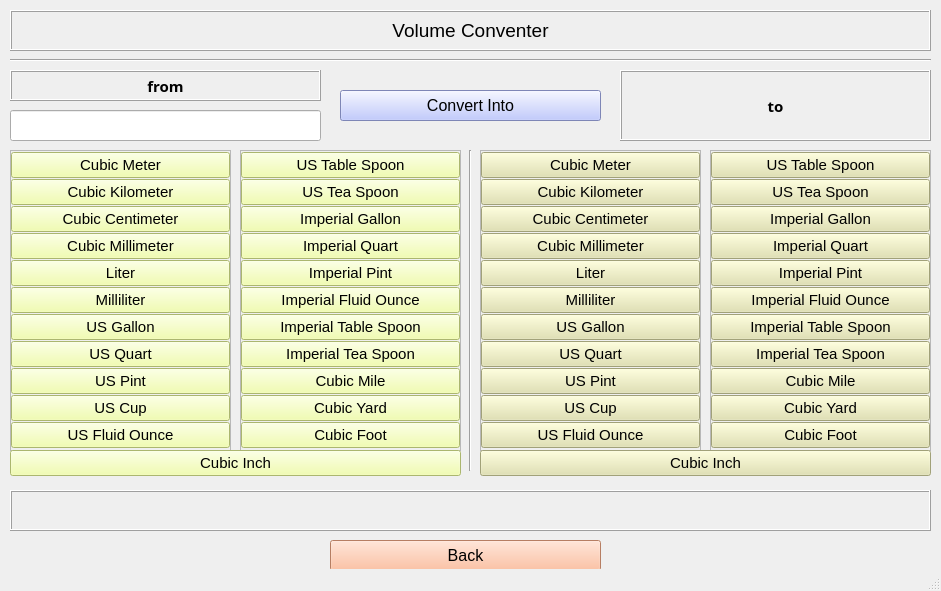
<?xml version="1.0" encoding="UTF-8"?>
<ui version="4.0">
 <class>Volume_window</class>
 <widget class="QMainWindow" name="Volume_window">
  <property name="geometry">
   <rect>
    <x>0</x>
    <y>0</y>
    <width>941</width>
    <height>591</height>
   </rect>
  </property>
  <property name="windowTitle">
   <string>MainWindow</string>
  </property>
  <widget class="QWidget" name="centralwidget">
   <widget class="QLabel" name="volume_label">
    <property name="geometry">
     <rect>
      <x>10</x>
      <y>10</y>
      <width>921</width>
      <height>41</height>
     </rect>
    </property>
    <property name="font">
     <font>
      <pointsize>14</pointsize>
     </font>
    </property>
    <property name="frameShape">
     <enum>QFrame::Box</enum>
    </property>
    <property name="frameShadow">
     <enum>QFrame::Raised</enum>
    </property>
    <property name="text">
     <string>Volume Conventer</string>
    </property>
    <property name="alignment">
     <set>Qt::AlignCenter</set>
    </property>
   </widget>
   <widget class="QLabel" name="from_label">
    <property name="geometry">
     <rect>
      <x>10</x>
      <y>70</y>
      <width>311</width>
      <height>31</height>
     </rect>
    </property>
    <property name="font">
     <font>
      <family>Microsoft Tai Le</family>
      <pointsize>11</pointsize>
      <weight>75</weight>
      <bold>true</bold>
     </font>
    </property>
    <property name="frameShape">
     <enum>QFrame::Box</enum>
    </property>
    <property name="frameShadow">
     <enum>QFrame::Raised</enum>
    </property>
    <property name="text">
     <string>from</string>
    </property>
    <property name="alignment">
     <set>Qt::AlignCenter</set>
    </property>
    <property name="wordWrap">
     <bool>true</bool>
    </property>
   </widget>
   <widget class="QLabel" name="to_label">
    <property name="geometry">
     <rect>
      <x>620</x>
      <y>70</y>
      <width>311</width>
      <height>71</height>
     </rect>
    </property>
    <property name="font">
     <font>
      <family>Microsoft Tai Le</family>
      <pointsize>11</pointsize>
      <weight>75</weight>
      <bold>true</bold>
     </font>
    </property>
    <property name="frameShape">
     <enum>QFrame::Box</enum>
    </property>
    <property name="frameShadow">
     <enum>QFrame::Raised</enum>
    </property>
    <property name="text">
     <string>to</string>
    </property>
    <property name="alignment">
     <set>Qt::AlignCenter</set>
    </property>
    <property name="wordWrap">
     <bool>true</bool>
    </property>
   </widget>
   <widget class="QPushButton" name="convert_button">
    <property name="geometry">
     <rect>
      <x>340</x>
      <y>90</y>
      <width>261</width>
      <height>31</height>
     </rect>
    </property>
    <property name="font">
     <font>
      <pointsize>12</pointsize>
     </font>
    </property>
    <property name="styleSheet">
     <string notr="true">background-color: rgb(176, 187, 255);</string>
    </property>
    <property name="text">
     <string>Convert Into</string>
    </property>
   </widget>
   <widget class="Line" name="line_1">
    <property name="geometry">
     <rect>
      <x>10</x>
      <y>50</y>
      <width>921</width>
      <height>21</height>
     </rect>
    </property>
    <property name="orientation">
     <enum>Qt::Horizontal</enum>
    </property>
   </widget>
   <widget class="Line" name="line_2">
    <property name="geometry">
     <rect>
      <x>460</x>
      <y>150</y>
      <width>20</width>
      <height>321</height>
     </rect>
    </property>
    <property name="orientation">
     <enum>Qt::Vertical</enum>
    </property>
   </widget>
   <widget class="QLineEdit" name="value_line">
    <property name="geometry">
     <rect>
      <x>10</x>
      <y>110</y>
      <width>311</width>
      <height>31</height>
     </rect>
    </property>
    <property name="font">
     <font>
      <pointsize>11</pointsize>
     </font>
    </property>
    <property name="alignment">
     <set>Qt::AlignCenter</set>
    </property>
   </widget>
   <widget class="QLabel" name="answer_label">
    <property name="geometry">
     <rect>
      <x>10</x>
      <y>490</y>
      <width>921</width>
      <height>41</height>
     </rect>
    </property>
    <property name="font">
     <font>
      <pointsize>11</pointsize>
     </font>
    </property>
    <property name="frameShape">
     <enum>QFrame::Box</enum>
    </property>
    <property name="frameShadow">
     <enum>QFrame::Raised</enum>
    </property>
    <property name="text">
     <string/>
    </property>
    <property name="alignment">
     <set>Qt::AlignCenter</set>
    </property>
    <property name="wordWrap">
     <bool>true</bool>
    </property>
   </widget>
   <widget class="QPushButton" name="back_button">
    <property name="geometry">
     <rect>
      <x>330</x>
      <y>540</y>
      <width>271</width>
      <height>31</height>
     </rect>
    </property>
    <property name="font">
     <font>
      <pointsize>12</pointsize>
     </font>
    </property>
    <property name="styleSheet">
     <string notr="true">background-color: rgb(255, 177, 138);</string>
    </property>
    <property name="text">
     <string>Back</string>
    </property>
   </widget>
   <widget class="QFrame" name="frame_1">
    <property name="geometry">
     <rect>
      <x>10</x>
      <y>150</y>
      <width>221</width>
      <height>301</height>
     </rect>
    </property>
    <property name="frameShape">
     <enum>QFrame::StyledPanel</enum>
    </property>
    <property name="frameShadow">
     <enum>QFrame::Raised</enum>
    </property>
    <layout class="QVBoxLayout" name="verticalLayout">
     <property name="spacing">
      <number>0</number>
     </property>
     <property name="leftMargin">
      <number>0</number>
     </property>
     <property name="topMargin">
      <number>0</number>
     </property>
     <property name="rightMargin">
      <number>0</number>
     </property>
     <property name="bottomMargin">
      <number>0</number>
     </property>
     <item>
      <widget class="QPushButton" name="meter_button">
       <property name="font">
        <font>
         <pointsize>11</pointsize>
        </font>
       </property>
       <property name="styleSheet">
        <string notr="true">background-color: rgb(239, 255, 155);</string>
       </property>
       <property name="text">
        <string>Cubic Meter</string>
       </property>
      </widget>
     </item>
     <item>
      <widget class="QPushButton" name="km_button">
       <property name="font">
        <font>
         <pointsize>11</pointsize>
        </font>
       </property>
       <property name="styleSheet">
        <string notr="true">background-color: rgb(239, 255, 155);</string>
       </property>
       <property name="text">
        <string>Cubic Kilometer</string>
       </property>
      </widget>
     </item>
     <item>
      <widget class="QPushButton" name="cm_button">
       <property name="font">
        <font>
         <pointsize>11</pointsize>
        </font>
       </property>
       <property name="styleSheet">
        <string notr="true">background-color: rgb(239, 255, 155);</string>
       </property>
       <property name="text">
        <string>Cubic Centimeter</string>
       </property>
      </widget>
     </item>
     <item>
      <widget class="QPushButton" name="mili_button">
       <property name="font">
        <font>
         <pointsize>11</pointsize>
        </font>
       </property>
       <property name="styleSheet">
        <string notr="true">background-color: rgb(239, 255, 155);</string>
       </property>
       <property name="text">
        <string>Cubic Millimeter</string>
       </property>
      </widget>
     </item>
     <item>
      <widget class="QPushButton" name="liter_button">
       <property name="font">
        <font>
         <pointsize>11</pointsize>
        </font>
       </property>
       <property name="styleSheet">
        <string notr="true">background-color: rgb(239, 255, 155);</string>
       </property>
       <property name="text">
        <string>Liter</string>
       </property>
      </widget>
     </item>
     <item>
      <widget class="QPushButton" name="ml_button">
       <property name="font">
        <font>
         <pointsize>11</pointsize>
        </font>
       </property>
       <property name="styleSheet">
        <string notr="true">background-color: rgb(239, 255, 155);</string>
       </property>
       <property name="text">
        <string>Milliliter</string>
       </property>
      </widget>
     </item>
     <item>
      <widget class="QPushButton" name="gallon_button">
       <property name="font">
        <font>
         <pointsize>11</pointsize>
        </font>
       </property>
       <property name="styleSheet">
        <string notr="true">background-color: rgb(239, 255, 155);</string>
       </property>
       <property name="text">
        <string>US Gallon</string>
       </property>
      </widget>
     </item>
     <item>
      <widget class="QPushButton" name="quart_button">
       <property name="font">
        <font>
         <pointsize>11</pointsize>
        </font>
       </property>
       <property name="styleSheet">
        <string notr="true">background-color: rgb(239, 255, 155);</string>
       </property>
       <property name="text">
        <string>US Quart</string>
       </property>
      </widget>
     </item>
     <item>
      <widget class="QPushButton" name="pint_button">
       <property name="font">
        <font>
         <pointsize>11</pointsize>
        </font>
       </property>
       <property name="styleSheet">
        <string notr="true">background-color: rgb(239, 255, 155);</string>
       </property>
       <property name="text">
        <string>US Pint</string>
       </property>
      </widget>
     </item>
     <item>
      <widget class="QPushButton" name="cup_button">
       <property name="font">
        <font>
         <pointsize>11</pointsize>
        </font>
       </property>
       <property name="styleSheet">
        <string notr="true">background-color: rgb(239, 255, 155);</string>
       </property>
       <property name="text">
        <string>US Cup</string>
       </property>
      </widget>
     </item>
     <item>
      <widget class="QPushButton" name="fluid_button">
       <property name="font">
        <font>
         <pointsize>11</pointsize>
        </font>
       </property>
       <property name="styleSheet">
        <string notr="true">background-color: rgb(239, 255, 155);</string>
       </property>
       <property name="text">
        <string>US Fluid Ounce</string>
       </property>
      </widget>
     </item>
    </layout>
   </widget>
   <widget class="QFrame" name="frame_2">
    <property name="geometry">
     <rect>
      <x>240</x>
      <y>150</y>
      <width>221</width>
      <height>301</height>
     </rect>
    </property>
    <property name="frameShape">
     <enum>QFrame::StyledPanel</enum>
    </property>
    <property name="frameShadow">
     <enum>QFrame::Raised</enum>
    </property>
    <layout class="QVBoxLayout" name="verticalLayout_2">
     <property name="spacing">
      <number>0</number>
     </property>
     <property name="leftMargin">
      <number>0</number>
     </property>
     <property name="topMargin">
      <number>0</number>
     </property>
     <property name="rightMargin">
      <number>0</number>
     </property>
     <property name="bottomMargin">
      <number>0</number>
     </property>
     <item>
      <widget class="QPushButton" name="table_button">
       <property name="font">
        <font>
         <pointsize>11</pointsize>
        </font>
       </property>
       <property name="styleSheet">
        <string notr="true">background-color: rgb(239, 255, 155);</string>
       </property>
       <property name="text">
        <string>US Table Spoon</string>
       </property>
      </widget>
     </item>
     <item>
      <widget class="QPushButton" name="tea_button">
       <property name="font">
        <font>
         <pointsize>11</pointsize>
        </font>
       </property>
       <property name="styleSheet">
        <string notr="true">background-color: rgb(239, 255, 155);</string>
       </property>
       <property name="text">
        <string>US Tea Spoon</string>
       </property>
      </widget>
     </item>
     <item>
      <widget class="QPushButton" name="imp_gall_button">
       <property name="font">
        <font>
         <pointsize>11</pointsize>
        </font>
       </property>
       <property name="styleSheet">
        <string notr="true">background-color: rgb(239, 255, 155);</string>
       </property>
       <property name="text">
        <string>Imperial Gallon</string>
       </property>
      </widget>
     </item>
     <item>
      <widget class="QPushButton" name="imp_quart_button">
       <property name="font">
        <font>
         <pointsize>11</pointsize>
        </font>
       </property>
       <property name="styleSheet">
        <string notr="true">background-color: rgb(239, 255, 155);</string>
       </property>
       <property name="text">
        <string>Imperial Quart</string>
       </property>
      </widget>
     </item>
     <item>
      <widget class="QPushButton" name="imp_pint_button">
       <property name="font">
        <font>
         <pointsize>11</pointsize>
        </font>
       </property>
       <property name="styleSheet">
        <string notr="true">background-color: rgb(239, 255, 155);</string>
       </property>
       <property name="text">
        <string>Imperial Pint</string>
       </property>
      </widget>
     </item>
     <item>
      <widget class="QPushButton" name="imp_fluid_button">
       <property name="font">
        <font>
         <pointsize>11</pointsize>
        </font>
       </property>
       <property name="styleSheet">
        <string notr="true">background-color: rgb(239, 255, 155);</string>
       </property>
       <property name="text">
        <string>Imperial Fluid Ounce</string>
       </property>
      </widget>
     </item>
     <item>
      <widget class="QPushButton" name="imp_table_button">
       <property name="font">
        <font>
         <pointsize>11</pointsize>
        </font>
       </property>
       <property name="styleSheet">
        <string notr="true">background-color: rgb(239, 255, 155);</string>
       </property>
       <property name="text">
        <string>Imperial Table Spoon</string>
       </property>
      </widget>
     </item>
     <item>
      <widget class="QPushButton" name="imp_tea_button">
       <property name="font">
        <font>
         <pointsize>11</pointsize>
        </font>
       </property>
       <property name="styleSheet">
        <string notr="true">background-color: rgb(239, 255, 155);</string>
       </property>
       <property name="text">
        <string>Imperial Tea Spoon</string>
       </property>
      </widget>
     </item>
     <item>
      <widget class="QPushButton" name="cubic_button">
       <property name="font">
        <font>
         <pointsize>11</pointsize>
        </font>
       </property>
       <property name="styleSheet">
        <string notr="true">background-color: rgb(239, 255, 155);</string>
       </property>
       <property name="text">
        <string>Cubic Mile</string>
       </property>
      </widget>
     </item>
     <item>
      <widget class="QPushButton" name="yard_button">
       <property name="font">
        <font>
         <pointsize>11</pointsize>
        </font>
       </property>
       <property name="styleSheet">
        <string notr="true">background-color: rgb(239, 255, 155);</string>
       </property>
       <property name="text">
        <string>Cubic Yard</string>
       </property>
      </widget>
     </item>
     <item>
      <widget class="QPushButton" name="foot_button">
       <property name="font">
        <font>
         <pointsize>11</pointsize>
        </font>
       </property>
       <property name="styleSheet">
        <string notr="true">background-color: rgb(239, 255, 155);</string>
       </property>
       <property name="text">
        <string>Cubic Foot</string>
       </property>
      </widget>
     </item>
    </layout>
   </widget>
   <widget class="QFrame" name="frame_3">
    <property name="geometry">
     <rect>
      <x>480</x>
      <y>150</y>
      <width>221</width>
      <height>301</height>
     </rect>
    </property>
    <property name="frameShape">
     <enum>QFrame::StyledPanel</enum>
    </property>
    <property name="frameShadow">
     <enum>QFrame::Raised</enum>
    </property>
    <layout class="QVBoxLayout" name="verticalLayout_3">
     <property name="spacing">
      <number>0</number>
     </property>
     <property name="leftMargin">
      <number>0</number>
     </property>
     <property name="topMargin">
      <number>0</number>
     </property>
     <property name="rightMargin">
      <number>0</number>
     </property>
     <property name="bottomMargin">
      <number>0</number>
     </property>
     <item>
      <widget class="QPushButton" name="meter_button_2">
       <property name="font">
        <font>
         <pointsize>11</pointsize>
        </font>
       </property>
       <property name="styleSheet">
        <string notr="true">background-color: rgb(225, 225, 169);</string>
       </property>
       <property name="text">
        <string>Cubic Meter</string>
       </property>
      </widget>
     </item>
     <item>
      <widget class="QPushButton" name="km_button_2">
       <property name="font">
        <font>
         <pointsize>11</pointsize>
        </font>
       </property>
       <property name="styleSheet">
        <string notr="true">background-color: rgb(225, 225, 169);</string>
       </property>
       <property name="text">
        <string>Cubic Kilometer</string>
       </property>
      </widget>
     </item>
     <item>
      <widget class="QPushButton" name="cm_button_2">
       <property name="font">
        <font>
         <pointsize>11</pointsize>
        </font>
       </property>
       <property name="styleSheet">
        <string notr="true">background-color: rgb(225, 225, 169);</string>
       </property>
       <property name="text">
        <string>Cubic Centimeter</string>
       </property>
      </widget>
     </item>
     <item>
      <widget class="QPushButton" name="mili_button_2">
       <property name="font">
        <font>
         <pointsize>11</pointsize>
        </font>
       </property>
       <property name="styleSheet">
        <string notr="true">background-color: rgb(225, 225, 169);</string>
       </property>
       <property name="text">
        <string>Cubic Millimeter</string>
       </property>
      </widget>
     </item>
     <item>
      <widget class="QPushButton" name="liter_button_2">
       <property name="font">
        <font>
         <pointsize>11</pointsize>
        </font>
       </property>
       <property name="styleSheet">
        <string notr="true">background-color: rgb(225, 225, 169);</string>
       </property>
       <property name="text">
        <string>Liter</string>
       </property>
      </widget>
     </item>
     <item>
      <widget class="QPushButton" name="ml_button_2">
       <property name="font">
        <font>
         <pointsize>11</pointsize>
        </font>
       </property>
       <property name="styleSheet">
        <string notr="true">background-color: rgb(225, 225, 169);</string>
       </property>
       <property name="text">
        <string>Milliliter</string>
       </property>
      </widget>
     </item>
     <item>
      <widget class="QPushButton" name="gallon_button_2">
       <property name="font">
        <font>
         <pointsize>11</pointsize>
        </font>
       </property>
       <property name="styleSheet">
        <string notr="true">background-color: rgb(225, 225, 169);</string>
       </property>
       <property name="text">
        <string>US Gallon</string>
       </property>
      </widget>
     </item>
     <item>
      <widget class="QPushButton" name="quart_button_2">
       <property name="font">
        <font>
         <pointsize>11</pointsize>
        </font>
       </property>
       <property name="styleSheet">
        <string notr="true">background-color: rgb(225, 225, 169);</string>
       </property>
       <property name="text">
        <string>US Quart</string>
       </property>
      </widget>
     </item>
     <item>
      <widget class="QPushButton" name="pint_button_2">
       <property name="font">
        <font>
         <pointsize>11</pointsize>
        </font>
       </property>
       <property name="styleSheet">
        <string notr="true">background-color: rgb(225, 225, 169);</string>
       </property>
       <property name="text">
        <string>US Pint</string>
       </property>
      </widget>
     </item>
     <item>
      <widget class="QPushButton" name="cup_button_2">
       <property name="font">
        <font>
         <pointsize>11</pointsize>
        </font>
       </property>
       <property name="styleSheet">
        <string notr="true">background-color: rgb(225, 225, 169);</string>
       </property>
       <property name="text">
        <string>US Cup</string>
       </property>
      </widget>
     </item>
     <item>
      <widget class="QPushButton" name="fluid_button_2">
       <property name="font">
        <font>
         <pointsize>11</pointsize>
        </font>
       </property>
       <property name="styleSheet">
        <string notr="true">background-color: rgb(225, 225, 169);</string>
       </property>
       <property name="text">
        <string>US Fluid Ounce</string>
       </property>
      </widget>
     </item>
    </layout>
   </widget>
   <widget class="QFrame" name="frame_4">
    <property name="geometry">
     <rect>
      <x>710</x>
      <y>150</y>
      <width>221</width>
      <height>301</height>
     </rect>
    </property>
    <property name="frameShape">
     <enum>QFrame::StyledPanel</enum>
    </property>
    <property name="frameShadow">
     <enum>QFrame::Raised</enum>
    </property>
    <layout class="QVBoxLayout" name="verticalLayout_4">
     <property name="spacing">
      <number>0</number>
     </property>
     <property name="leftMargin">
      <number>0</number>
     </property>
     <property name="topMargin">
      <number>0</number>
     </property>
     <property name="rightMargin">
      <number>0</number>
     </property>
     <property name="bottomMargin">
      <number>0</number>
     </property>
     <item>
      <widget class="QPushButton" name="table_button_2">
       <property name="font">
        <font>
         <pointsize>11</pointsize>
        </font>
       </property>
       <property name="styleSheet">
        <string notr="true">background-color: rgb(225, 225, 169);</string>
       </property>
       <property name="text">
        <string>US Table Spoon</string>
       </property>
      </widget>
     </item>
     <item>
      <widget class="QPushButton" name="tea_button_2">
       <property name="font">
        <font>
         <pointsize>11</pointsize>
        </font>
       </property>
       <property name="styleSheet">
        <string notr="true">background-color: rgb(225, 225, 169);</string>
       </property>
       <property name="text">
        <string>US Tea Spoon</string>
       </property>
      </widget>
     </item>
     <item>
      <widget class="QPushButton" name="imp_gall_button_2">
       <property name="font">
        <font>
         <pointsize>11</pointsize>
        </font>
       </property>
       <property name="styleSheet">
        <string notr="true">background-color: rgb(225, 225, 169);</string>
       </property>
       <property name="text">
        <string>Imperial Gallon</string>
       </property>
      </widget>
     </item>
     <item>
      <widget class="QPushButton" name="imp_quart_button_2">
       <property name="font">
        <font>
         <pointsize>11</pointsize>
        </font>
       </property>
       <property name="styleSheet">
        <string notr="true">background-color: rgb(225, 225, 169);</string>
       </property>
       <property name="text">
        <string>Imperial Quart</string>
       </property>
      </widget>
     </item>
     <item>
      <widget class="QPushButton" name="imp_pint_button_2">
       <property name="font">
        <font>
         <pointsize>11</pointsize>
        </font>
       </property>
       <property name="styleSheet">
        <string notr="true">background-color: rgb(225, 225, 169);</string>
       </property>
       <property name="text">
        <string>Imperial Pint</string>
       </property>
      </widget>
     </item>
     <item>
      <widget class="QPushButton" name="imp_fluid_button_2">
       <property name="font">
        <font>
         <pointsize>11</pointsize>
        </font>
       </property>
       <property name="styleSheet">
        <string notr="true">background-color: rgb(225, 225, 169);</string>
       </property>
       <property name="text">
        <string>Imperial Fluid Ounce</string>
       </property>
      </widget>
     </item>
     <item>
      <widget class="QPushButton" name="imp_table_button_2">
       <property name="font">
        <font>
         <pointsize>11</pointsize>
        </font>
       </property>
       <property name="styleSheet">
        <string notr="true">background-color: rgb(225, 225, 169);</string>
       </property>
       <property name="text">
        <string>Imperial Table Spoon</string>
       </property>
      </widget>
     </item>
     <item>
      <widget class="QPushButton" name="imp_tea_button_2">
       <property name="font">
        <font>
         <pointsize>11</pointsize>
        </font>
       </property>
       <property name="styleSheet">
        <string notr="true">background-color: rgb(225, 225, 169);</string>
       </property>
       <property name="text">
        <string>Imperial Tea Spoon</string>
       </property>
      </widget>
     </item>
     <item>
      <widget class="QPushButton" name="cubic_button_2">
       <property name="font">
        <font>
         <pointsize>11</pointsize>
        </font>
       </property>
       <property name="styleSheet">
        <string notr="true">background-color: rgb(225, 225, 169);</string>
       </property>
       <property name="text">
        <string>Cubic Mile</string>
       </property>
      </widget>
     </item>
     <item>
      <widget class="QPushButton" name="yard_button_2">
       <property name="font">
        <font>
         <pointsize>11</pointsize>
        </font>
       </property>
       <property name="styleSheet">
        <string notr="true">background-color: rgb(225, 225, 169);</string>
       </property>
       <property name="text">
        <string>Cubic Yard</string>
       </property>
      </widget>
     </item>
     <item>
      <widget class="QPushButton" name="foot_button_2">
       <property name="font">
        <font>
         <pointsize>11</pointsize>
        </font>
       </property>
       <property name="styleSheet">
        <string notr="true">background-color: rgb(225, 225, 169);</string>
       </property>
       <property name="text">
        <string>Cubic Foot</string>
       </property>
      </widget>
     </item>
    </layout>
   </widget>
   <widget class="QPushButton" name="inch_button">
    <property name="geometry">
     <rect>
      <x>10</x>
      <y>450</y>
      <width>451</width>
      <height>26</height>
     </rect>
    </property>
    <property name="font">
     <font>
      <pointsize>11</pointsize>
     </font>
    </property>
    <property name="styleSheet">
     <string notr="true">background-color: rgb(239, 255, 155);</string>
    </property>
    <property name="text">
     <string>Cubic Inch</string>
    </property>
   </widget>
   <widget class="QPushButton" name="inch_button_2">
    <property name="geometry">
     <rect>
      <x>480</x>
      <y>450</y>
      <width>451</width>
      <height>26</height>
     </rect>
    </property>
    <property name="font">
     <font>
      <pointsize>11</pointsize>
     </font>
    </property>
    <property name="styleSheet">
     <string notr="true">background-color: rgb(225, 225, 169);</string>
    </property>
    <property name="text">
     <string>Cubic Inch</string>
    </property>
   </widget>
  </widget>
  <widget class="QStatusBar" name="statusbar"/>
 </widget>
 <resources/>
 <connections/>
</ui>
